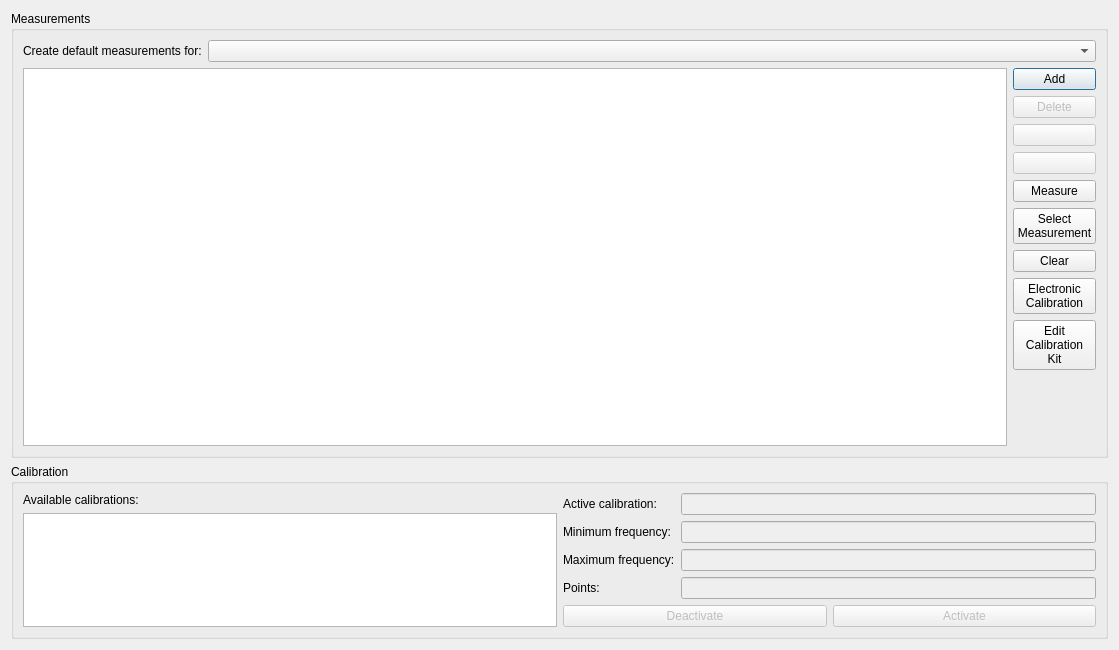
<?xml version="1.0" encoding="UTF-8"?>
<ui version="4.0">
 <class>CalibrationDialog</class>
 <widget class="QDialog" name="CalibrationDialog">
  <property name="geometry">
   <rect>
    <x>0</x>
    <y>0</y>
    <width>1119</width>
    <height>650</height>
   </rect>
  </property>
  <property name="windowTitle">
   <string>Calibration Measurements</string>
  </property>
  <property name="modal">
   <bool>true</bool>
  </property>
  <layout class="QVBoxLayout" name="verticalLayout_5">
   <item>
    <widget class="QGroupBox" name="groupBox">
     <property name="title">
      <string>Measurements</string>
     </property>
     <layout class="QVBoxLayout" name="verticalLayout_2">
      <item>
       <layout class="QHBoxLayout" name="horizontalLayout">
        <item>
         <widget class="QLabel" name="label">
          <property name="sizePolicy">
           <sizepolicy hsizetype="Maximum" vsizetype="Preferred">
            <horstretch>0</horstretch>
            <verstretch>0</verstretch>
           </sizepolicy>
          </property>
          <property name="text">
           <string>Create default measurements for:</string>
          </property>
         </widget>
        </item>
        <item>
         <widget class="QComboBox" name="createDefault"/>
        </item>
       </layout>
      </item>
      <item>
       <layout class="QHBoxLayout" name="horizontalLayout_2">
        <item>
         <widget class="QTableWidget" name="table">
          <property name="selectionBehavior">
           <enum>QAbstractItemView::SelectionBehavior::SelectRows</enum>
          </property>
          <attribute name="horizontalHeaderStretchLastSection">
           <bool>true</bool>
          </attribute>
          <attribute name="verticalHeaderHighlightSections">
           <bool>false</bool>
          </attribute>
         </widget>
        </item>
        <item>
         <layout class="QVBoxLayout" name="verticalLayout">
          <item>
           <widget class="QPushButton" name="bAdd">
            <property name="sizePolicy">
             <sizepolicy hsizetype="Minimum" vsizetype="Fixed">
              <horstretch>0</horstretch>
              <verstretch>0</verstretch>
             </sizepolicy>
            </property>
            <property name="toolTip">
             <string>Add</string>
            </property>
            <property name="text">
             <string>Add</string>
            </property>
            <property name="icon">
             <iconset theme="list-add" resource="../icons.qrc">
              <normaloff>:/icons/add.png</normaloff>:/icons/add.png</iconset>
            </property>
           </widget>
          </item>
          <item>
           <widget class="QPushButton" name="bDelete">
            <property name="enabled">
             <bool>false</bool>
            </property>
            <property name="sizePolicy">
             <sizepolicy hsizetype="Minimum" vsizetype="Fixed">
              <horstretch>0</horstretch>
              <verstretch>0</verstretch>
             </sizepolicy>
            </property>
            <property name="toolTip">
             <string>Delete</string>
            </property>
            <property name="text">
             <string>Delete</string>
            </property>
            <property name="icon">
             <iconset theme="list-remove" resource="../icons.qrc">
              <normaloff>:/icons/remove.png</normaloff>:/icons/remove.png</iconset>
            </property>
           </widget>
          </item>
          <item>
           <widget class="QPushButton" name="bMoveUp">
            <property name="enabled">
             <bool>false</bool>
            </property>
            <property name="toolTip">
             <string>Move up</string>
            </property>
            <property name="text">
             <string/>
            </property>
            <property name="icon">
             <iconset theme="go-up" resource="../icons.qrc">
              <normaloff>:/icons/up.png</normaloff>:/icons/up.png</iconset>
            </property>
           </widget>
          </item>
          <item>
           <widget class="QPushButton" name="bMoveDown">
            <property name="enabled">
             <bool>false</bool>
            </property>
            <property name="toolTip">
             <string>Move down</string>
            </property>
            <property name="text">
             <string/>
            </property>
            <property name="icon">
             <iconset theme="go-down" resource="../icons.qrc">
              <normaloff>:/icons/down.png</normaloff>:/icons/down.png</iconset>
            </property>
           </widget>
          </item>
          <item>
           <widget class="QPushButton" name="measure">
            <property name="text">
             <string>Measure</string>
            </property>
            <property name="icon">
             <iconset theme="media-playback-start" resource="../icons.qrc">
              <normaloff>:/icons/play.png</normaloff>:/icons/play.png</iconset>
            </property>
           </widget>
          </item>
          <item>
           <widget class="QPushButton" name="selectMeasurement">
            <property name="text">
             <string>Select
Measurement</string>
            </property>
           </widget>
          </item>
          <item>
           <widget class="QPushButton" name="clearMeasurement">
            <property name="text">
             <string>Clear</string>
            </property>
            <property name="icon">
             <iconset theme="edit-delete" resource="../icons.qrc">
              <normaloff>:/icons/trash.png</normaloff>:/icons/trash.png</iconset>
            </property>
           </widget>
          </item>
          <item>
           <widget class="QPushButton" name="eCal">
            <property name="text">
             <string>Electronic
Calibration</string>
            </property>
           </widget>
          </item>
          <item>
           <widget class="QPushButton" name="editCalkit">
            <property name="sizePolicy">
             <sizepolicy hsizetype="Minimum" vsizetype="Fixed">
              <horstretch>0</horstretch>
              <verstretch>0</verstretch>
             </sizepolicy>
            </property>
            <property name="text">
             <string>Edit
Calibration
Kit</string>
            </property>
           </widget>
          </item>
          <item>
           <spacer name="verticalSpacer">
            <property name="orientation">
             <enum>Qt::Orientation::Vertical</enum>
            </property>
            <property name="sizeHint" stdset="0">
             <size>
              <width>18</width>
              <height>186</height>
             </size>
            </property>
           </spacer>
          </item>
         </layout>
        </item>
       </layout>
      </item>
     </layout>
    </widget>
   </item>
   <item>
    <widget class="QGroupBox" name="groupBox_2">
     <property name="title">
      <string>Calibration</string>
     </property>
     <layout class="QHBoxLayout" name="horizontalLayout_4">
      <item>
       <layout class="QVBoxLayout" name="verticalLayout_3">
        <item>
         <widget class="QLabel" name="label_2">
          <property name="text">
           <string>Available calibrations:</string>
          </property>
         </widget>
        </item>
        <item>
         <widget class="QListWidget" name="calibrationList"/>
        </item>
       </layout>
      </item>
      <item>
       <layout class="QVBoxLayout" name="verticalLayout_4">
        <item>
         <layout class="QFormLayout" name="formLayout">
          <item row="0" column="0">
           <widget class="QLabel" name="label_3">
            <property name="text">
             <string>Active calibration:</string>
            </property>
           </widget>
          </item>
          <item row="0" column="1">
           <widget class="QLineEdit" name="activeCalibration">
            <property name="enabled">
             <bool>false</bool>
            </property>
           </widget>
          </item>
          <item row="1" column="0">
           <widget class="QLabel" name="label_4">
            <property name="text">
             <string>Minimum frequency:</string>
            </property>
           </widget>
          </item>
          <item row="1" column="1">
           <widget class="SIUnitEdit" name="calMinFreq">
            <property name="enabled">
             <bool>false</bool>
            </property>
           </widget>
          </item>
          <item row="2" column="0">
           <widget class="QLabel" name="label_5">
            <property name="text">
             <string>Maximum frequency:</string>
            </property>
           </widget>
          </item>
          <item row="2" column="1">
           <widget class="SIUnitEdit" name="calMaxFreq">
            <property name="enabled">
             <bool>false</bool>
            </property>
           </widget>
          </item>
          <item row="3" column="0">
           <widget class="QLabel" name="label_6">
            <property name="text">
             <string>Points:</string>
            </property>
           </widget>
          </item>
          <item row="3" column="1">
           <widget class="SIUnitEdit" name="calPoints">
            <property name="enabled">
             <bool>false</bool>
            </property>
           </widget>
          </item>
         </layout>
        </item>
        <item>
         <spacer name="verticalSpacer_2">
          <property name="orientation">
           <enum>Qt::Orientation::Vertical</enum>
          </property>
          <property name="sizeHint" stdset="0">
           <size>
            <width>20</width>
            <height>40</height>
           </size>
          </property>
         </spacer>
        </item>
        <item>
         <layout class="QHBoxLayout" name="horizontalLayout_3">
          <item>
           <widget class="QPushButton" name="deactivate">
            <property name="enabled">
             <bool>false</bool>
            </property>
            <property name="text">
             <string>Deactivate</string>
            </property>
           </widget>
          </item>
          <item>
           <widget class="QPushButton" name="activate">
            <property name="enabled">
             <bool>false</bool>
            </property>
            <property name="text">
             <string>Activate</string>
            </property>
           </widget>
          </item>
         </layout>
        </item>
       </layout>
      </item>
     </layout>
    </widget>
   </item>
  </layout>
 </widget>
 <customwidgets>
  <customwidget>
   <class>SIUnitEdit</class>
   <extends>QLineEdit</extends>
   <header>CustomWidgets/siunitedit.h</header>
  </customwidget>
 </customwidgets>
 <resources>
  <include location="../icons.qrc"/>
 </resources>
 <connections/>
</ui>
